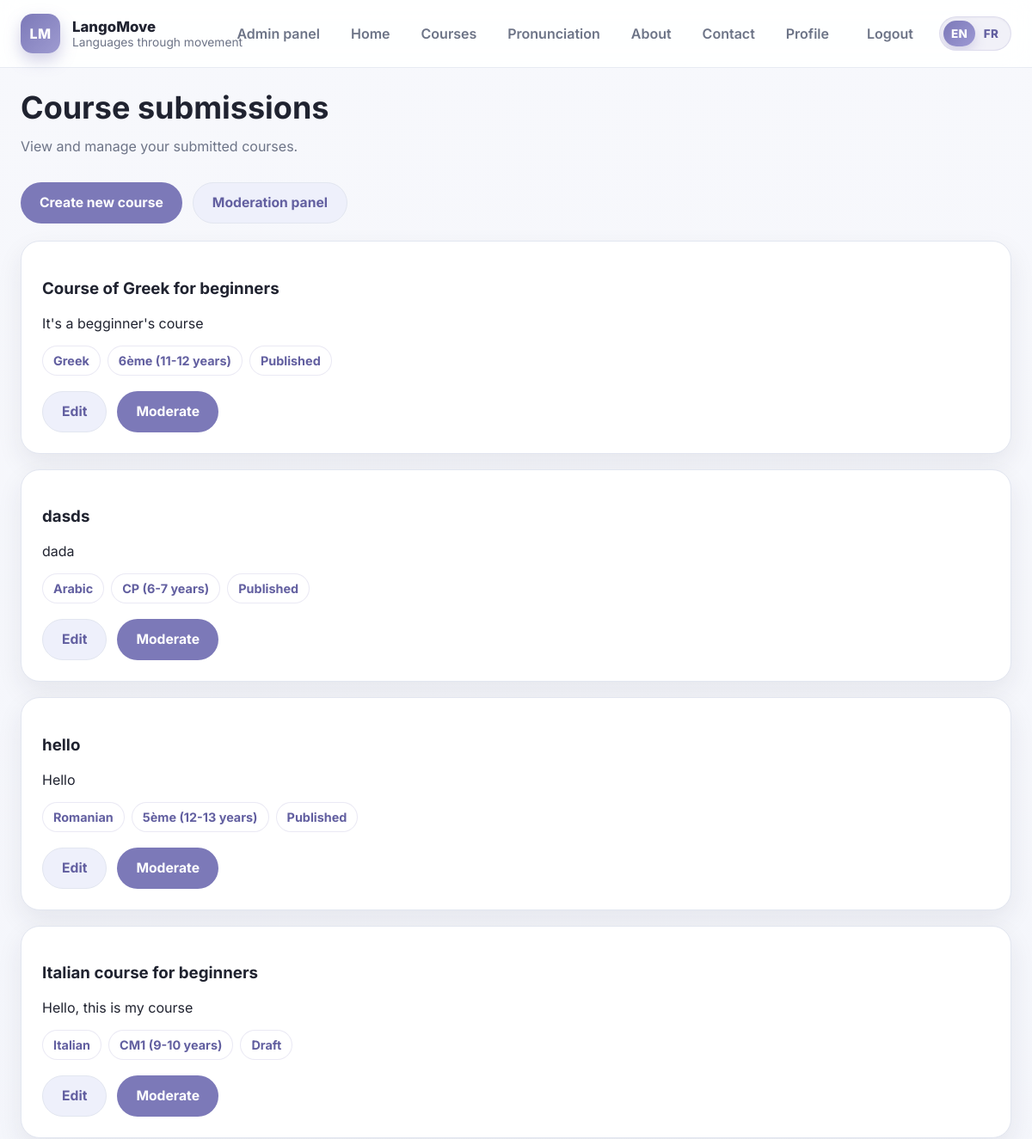
The page /course-submissions/ (signed in, upper part) on the database as committed earlier.
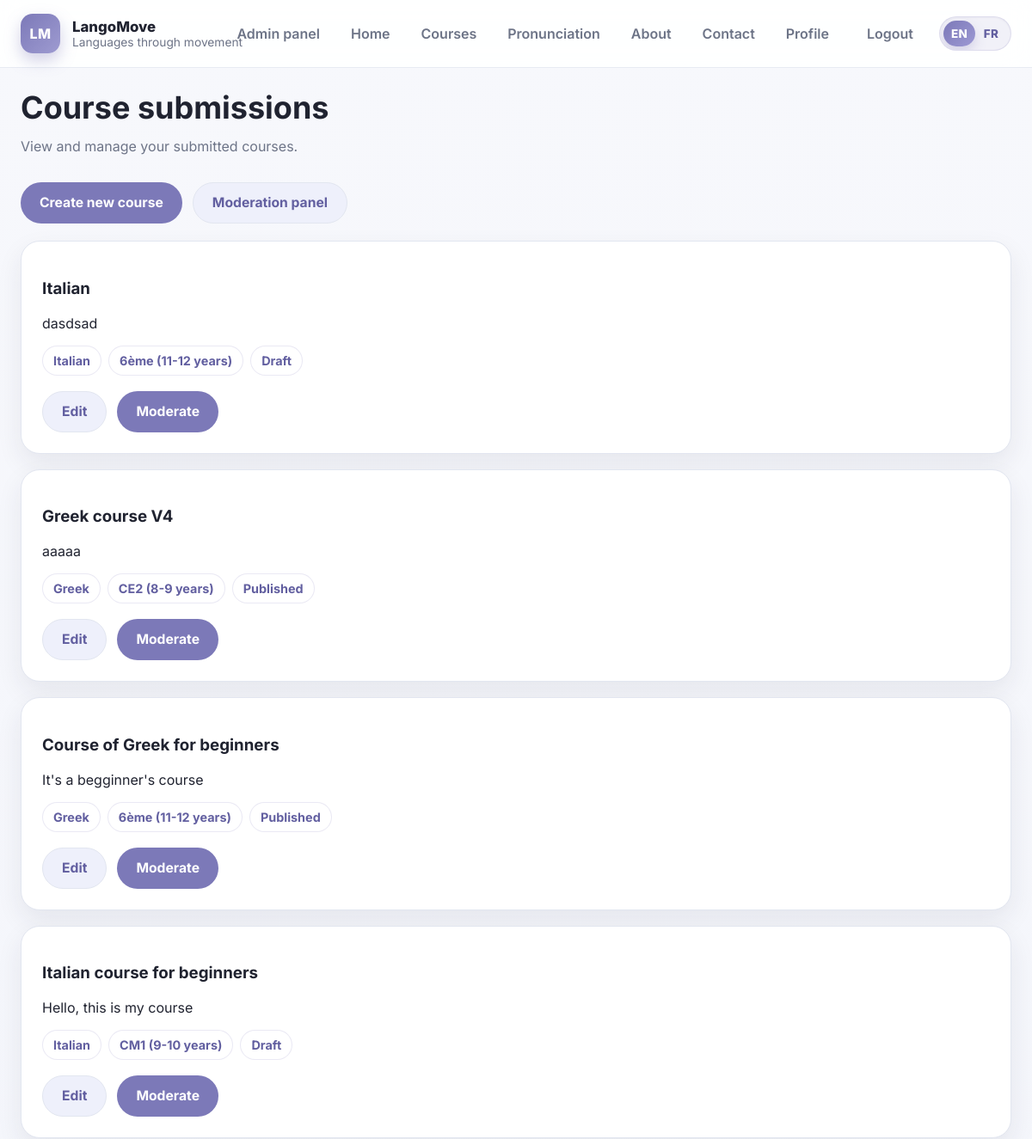
The same page on the database as committed later.
### apps/curriculum/models.py (models this page shows, shortened)
class TimeStampedModel(models.Model):
    created_at = models.DateTimeField(auto_now_add=True)
    updated_at = models.DateTimeField(auto_now=True)
    class Meta:
        abstract = True

class Course(TimeStampedModel):
    title = models.CharField(max_length=255)
    language = models.ForeignKey(
        Language,
        on_delete=models.PROTECT,
        related_name="courses",
    )
    age_group = models.ForeignKey(
        AgeGroup,
        on_delete=models.PROTECT,
        related_name="courses",
        null=True,
        blank=True,
    )
    sessions_count = models.PositiveIntegerField(default=0)
    minutes_per_session = models.PositiveIntegerField(default=0)
    description = models.TextField(blank=True)
    card_image = models.URLField(blank=True, max_length=1000)
    slug = models.SlugField(max_length=255, unique=True)
    display_order = models.PositiveIntegerField(default=9999)
    status = models.CharField(
        max_length=20,
        choices=CourseStatus.choices,
        default=CourseStatus.DRAFT,
        db_index=True,
    )
    created_by = models.ForeignKey(
        settings.AUTH_USER_MODEL,
        on_delete=models.SET_NULL,
        null=True,
        blank=True,
        related_name="courses_created",
    )
    approved_by = models.ForeignKey(
        settings.AUTH_USER_MODEL,
        on_delete=models.SET_NULL,
        null=True,
        blank=True,
        related_name="courses_approved",
    )
    approved_at = models.DateTimeField(null=True, blank=True)
    moderation_notes = models.TextField(blank=True)
    class Meta:
        ordering = ["display_order", "title"]

class Language(TimeStampedModel):
    code = models.CharField(max_length=10, unique=True)
    name = models.CharField(max_length=100)
    flag = models.CharField(max_length=20, blank=True)
    slug = models.SlugField(max_length=120, unique=True)
    class Meta:
        ordering = ["name"]

class AgeGroup(TimeStampedModel):
    name = models.CharField(max_length=100, unique=True)
    education_stage = models.CharField(max_length=100, blank=True)
    label = models.CharField(max_length=150, blank=True)
    min_age = models.PositiveIntegerField(null=True, blank=True)
    max_age = models.PositiveIntegerField(null=True, blank=True)
    display_order = models.PositiveIntegerField(default=9999)
    class Meta:
        ordering = ["display_order", "name"]

### apps/website/views/course_submission.py (the view, shortened to what this page needs)
# urls.py: path("course-submissions/", course_submission_list_view, name="course-submission-list"),
@login_required
def course_submission_list_view(request):
    if not _can_submit_course(request.user):
        messages.error(request, "You do not have permission to access this page.")
        return redirect("home")
    if _is_admin(request.user):
        courses = Course.objects.select_related("language", "age_group", "created_by").order_by("-created_at")
    return render(
        request,
        "website/course_submission_list.html",
        {"courses": courses},
    )

### apps/website/views/course_submission.py (called while the page is built)
def _can_submit_course(user):
    return user.is_authenticated and user.role in [
        UserRole.ADMIN,
        UserRole.TEACHER,
        UserRole.VOLUNTEER,
    ]

def _is_admin(user):
    return user.is_authenticated and user.role == UserRole.ADMIN

### templates/website/course_submission_list.html (shortened to what this page needs)
{% extends "base.html" %}
{% block content %}
<section class="page-section">
    <div class="container">
        <div class="section-header">
            <h1>Course submissions</h1>
            <p>View and manage your submitted courses.</p>
        </div>
        <div class="form-actions" style="margin-bottom: 20px;">
            <a href="{% url 'course-create' %}" class="button">Create new course</a>
            {% if request.user.role == "admin" %}
                <a href="{% url 'course-moderation-list' %}" class="button-secondary">Moderation panel</a>
            {% endif %}
        </div>
        <div class="grid" style="gap: 18px;">
            {% for course in courses %}
                <article class="card">
                    <div class="card-body">
                        <h3>{{ course.title }}</h3>
                        <p>{{ course.description }}</p>
                        <div class="modal-pill-row" style="margin-top: 10px;">
                            <span class="modal-pill">{{ course.language.name }}</span>
                            {% if course.age_group %}
                                <span class="modal-pill">{{ course.age_group.label|default:course.age_group.name }}</span>
                            {% endif %}
                            <span class="modal-pill">{{ course.get_status_display }}</span>
                        </div>
                        <div class="form-actions" style="margin-top: 18px;">
                            <a href="{% url 'course-edit' course.pk %}" class="button-secondary">Edit</a>
                            {% if request.user.role == "admin" %}
                                <a href="{% url 'course-moderation-detail' course.pk %}" class="button">Moderate</a>
                            {% endif %}
                        </div>
                    </div>
                </article>
            {% empty %}
                <div class="card">
                    <div class="card-body">
                        <p>No submitted courses yet.</p>
                    </div>
                </div>
            {% endfor %}
        </div>
    </div>
</section>
{% endblock %}

Rows that differ between the two databases and show on the page:
removed Course: title "dasds", description "dada", language.name "Arabic", age_group.label "CP (6-7 years)", status "Published"
removed Course: title "hello", description "Hello", language.name "Romanian", age_group.label "5ème (12-13 years)", status "Published"
added Course: title "Italian", description "dasdsad", language.name "Italian", age_group.label "6ème (11-12 years)", status "Draft"
added Course: title "Greek course V4", description "aaaaa", language.name "Greek", age_group.label "CE2 (8-9 years)", status "Published"
